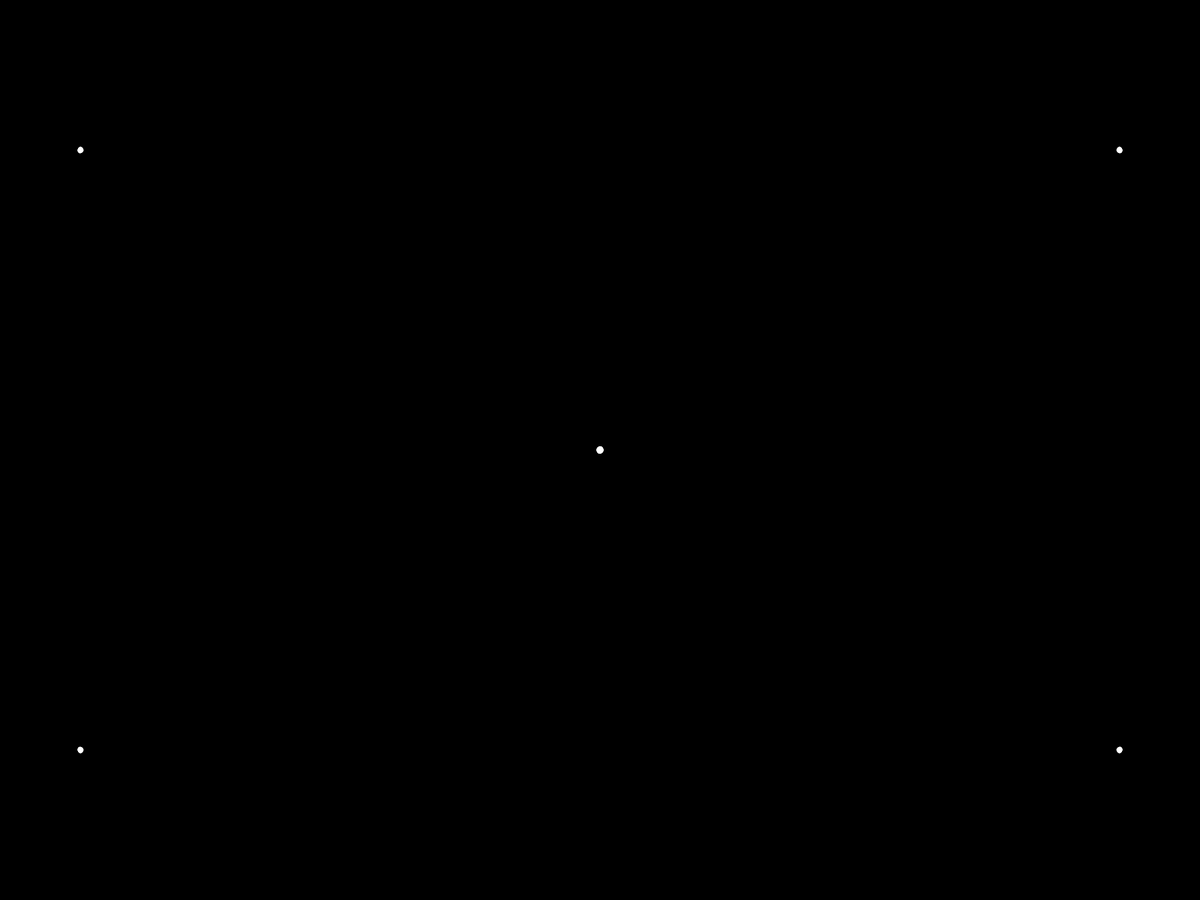
Frame 1 (no input)
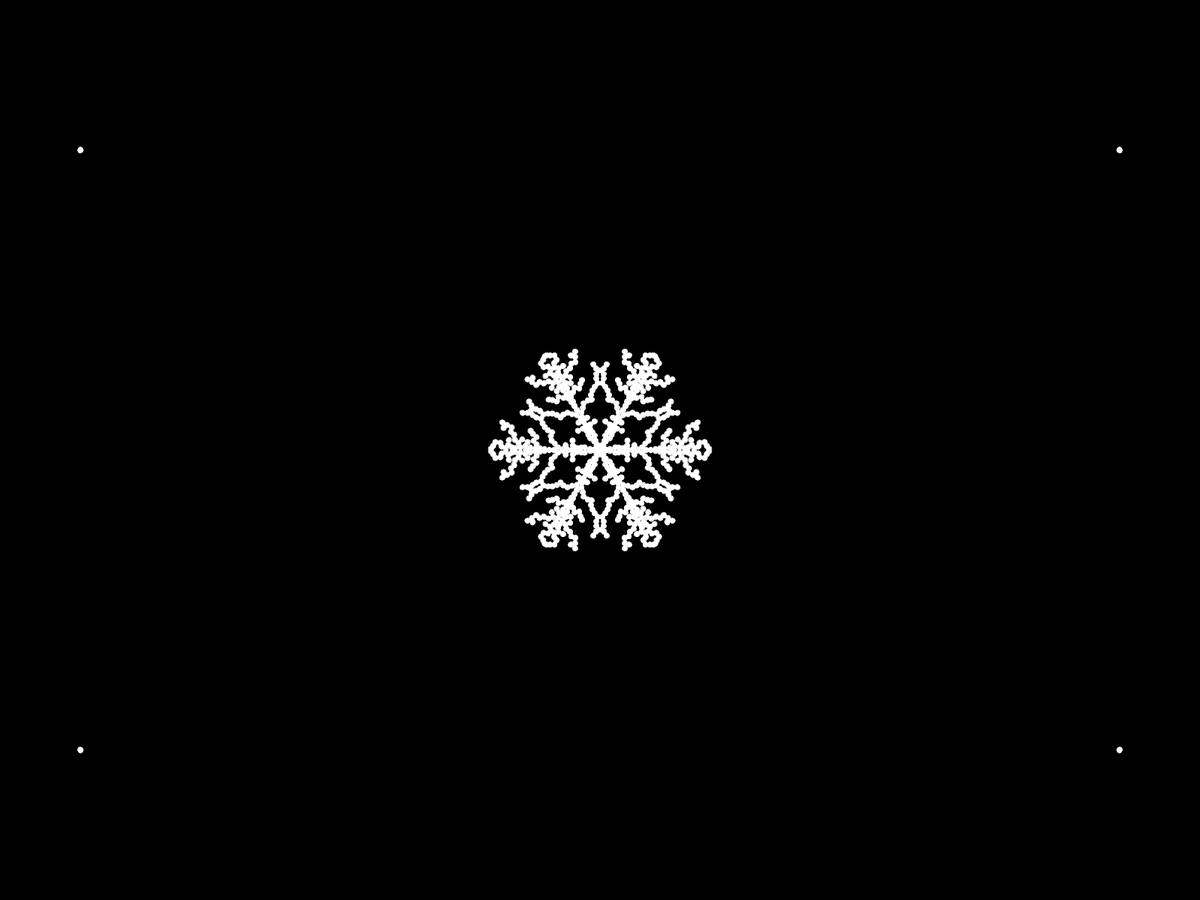
Frame 60 (the mouse pressed at the canvas centre just before this capture)
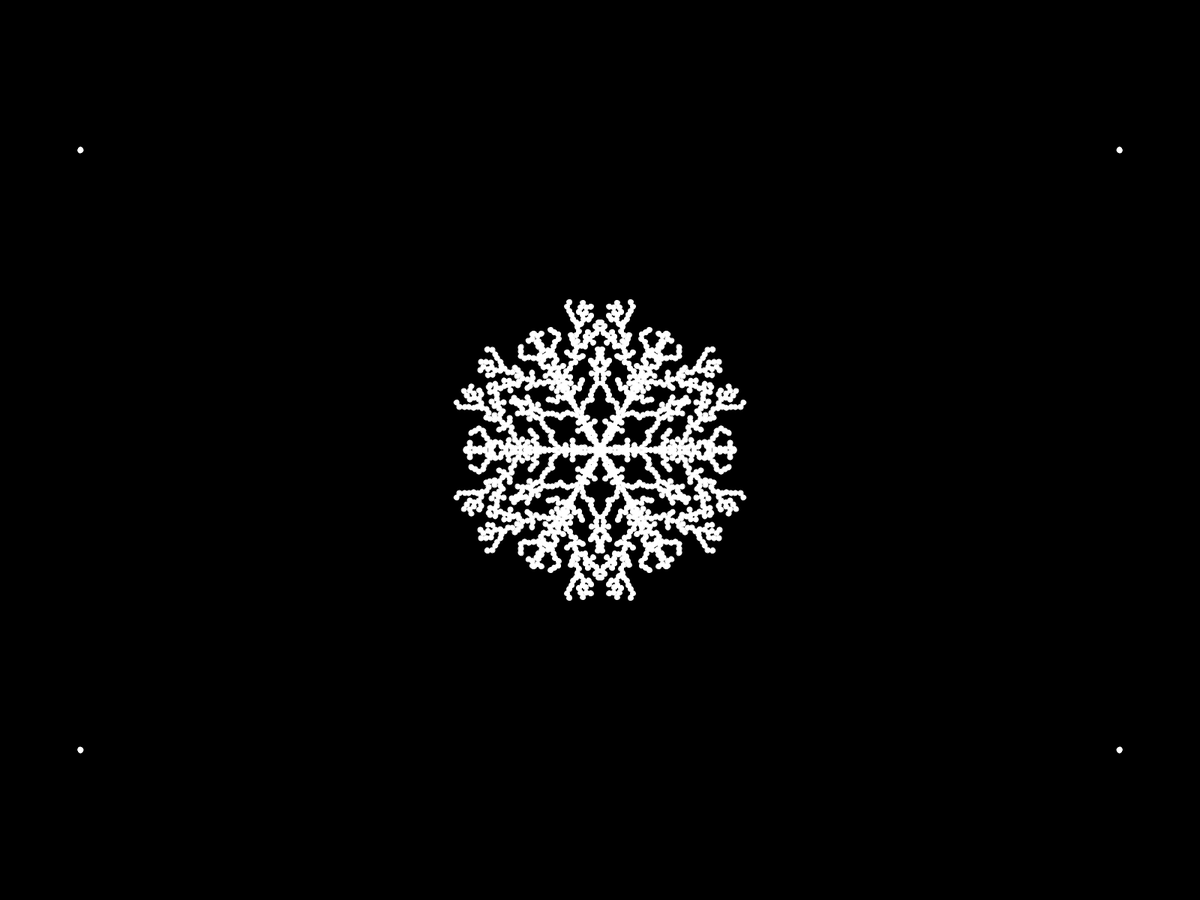
Frame 120 (the mouse held since frame 60 and released just before this capture)

The Processing sketch that drew these frames (run headless with seeded random() and noise(); from frame 60 on, the mouse is pressed at the canvas centre):

// Processing sketch: Brownian_Snowflake
// ── Brownian_Snowflake.pde
/*
   Viraj Bhartiya
   Code Freak
   Snowflake
   
*/
float dist = sqrt(sq(mouseY - height/2) + sq(mouseX - width/2));
Particle current;
ArrayList<Particle> snowflake;

void setup() {
  fullScreen();
  current = new Particle(width/2, 0);
  snowflake = new ArrayList<Particle>();
}

void draw() {
  translate(width/2, height/2);
  rotate(PI/6);
  background(0);

  int count = 100;
  while (!current.finished() && !current.intersects(snowflake)) {
    current.update();
    count++;
  }

  if (count == 0) {
    noLoop();
    println("snowflake completed");
  }

  snowflake.add(current);
  current = new Particle(width/2, 0);

  for (int i = 0; i < 6; i++) {
    rotate(PI/3);
    current.show();
    for (Particle p : snowflake) {
      p.show();
    }

    pushMatrix();
    scale(1, -1);
    current.show();
    for (Particle p : snowflake) {
      p.show();
    }
    popMatrix();
  }
}

// ── Particle.pde
/*
   Viraj Bhartiya
 Code Freak
 Snowflake
 
 */

class Particle {

  PVector pos;
  float r;

  Particle(float radius, float angle) {
    pos = PVector.fromAngle(angle);
    pos.mult(radius);
    r = 3.5;
  }

  void update() {
    pos.x -= 1;
    pos.y += random(-3, 3);

    float angle = pos.heading();
    angle = constrain(angle, 0, PI/6);
    float magnitude = pos.mag();
    pos = PVector.fromAngle(angle);
    pos.setMag(magnitude);
  }

  void show() {
    fill(255, 255, 255);
    stroke(255, 255, 255);    
    ellipse(pos.x, pos.y, r * 2, r *2);
  }

  boolean intersects(ArrayList<Particle> snowflake) {
    boolean result = false;
    for (Particle s : snowflake) {
      float d = dist(s.pos.x, s.pos.y, pos.x, pos.y); 
      if (d < r*2) {
        result = true;
        // break;
      }
    }
    return result;
  }

  boolean finished() {
    return (pos.x < 1);
  }
}
